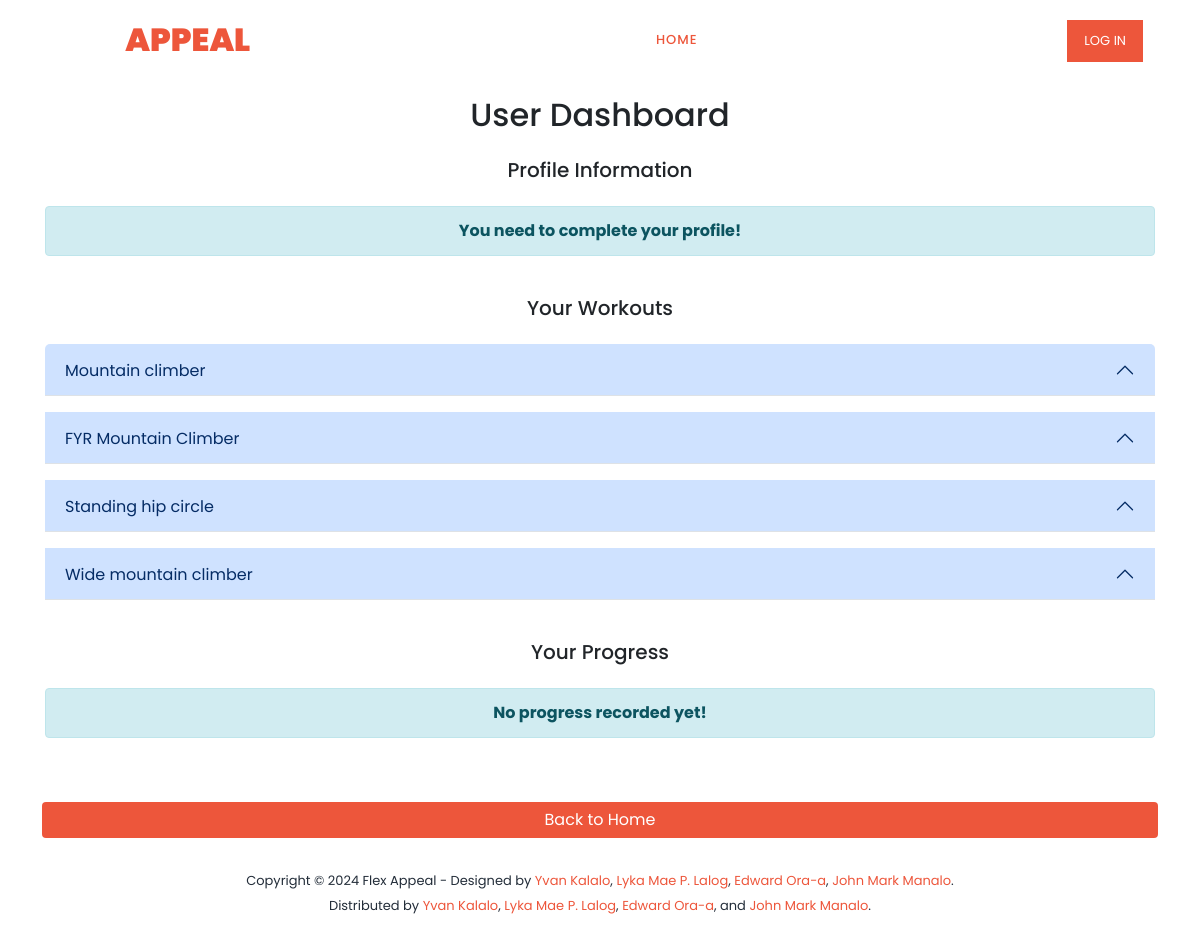
The page /dashboard/ on the database as committed earlier.
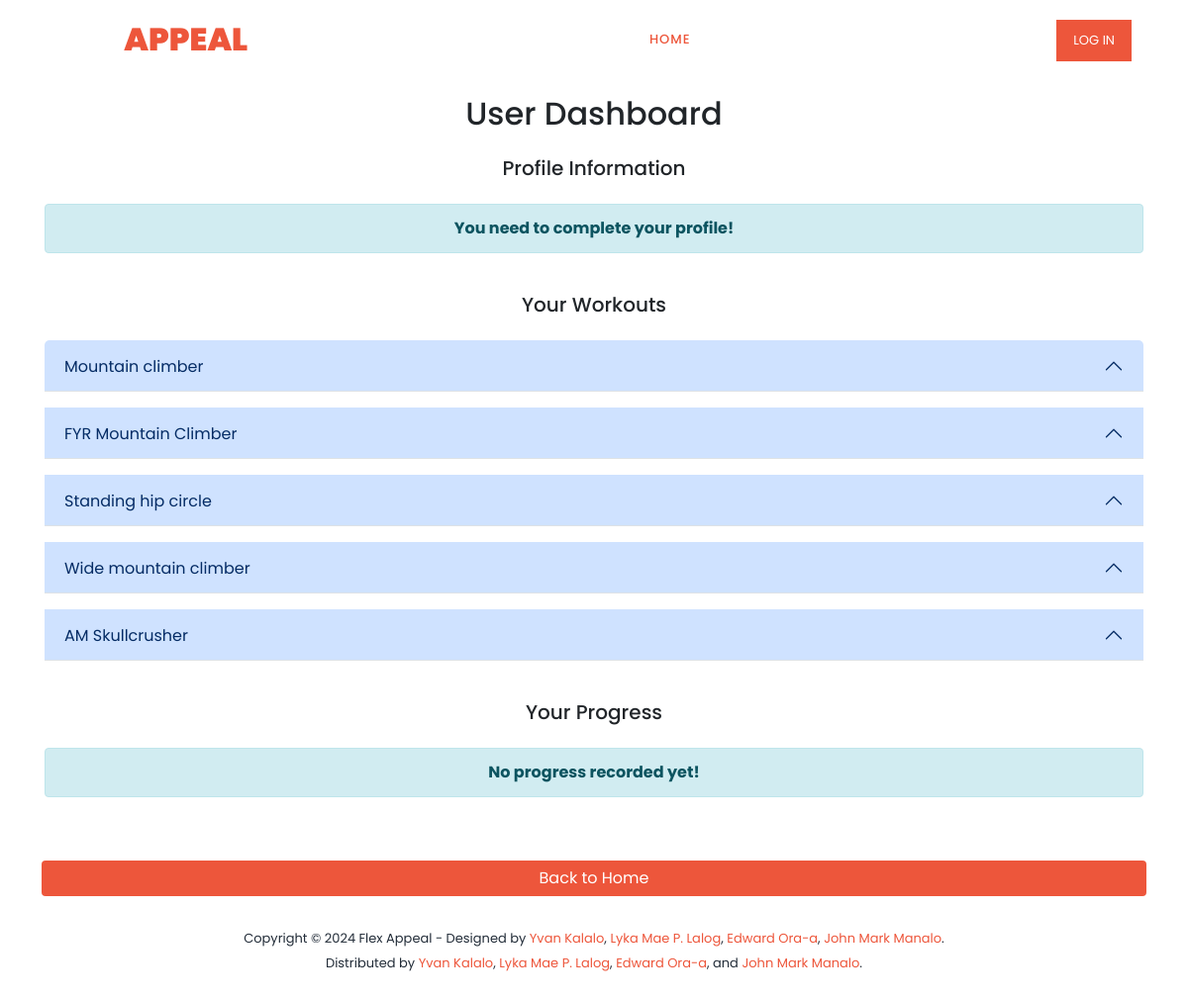
The same page on the database as committed later.
### machine_learning/models.py (models this page shows, shortened)
class Workout(models.Model):
    Title = models.CharField(max_length=255)
    Desc = models.TextField()
    Type = models.CharField(max_length=50, default='None')
    BodyPart = models.CharField(max_length=50)
    Equipment = models.CharField(max_length=50, default='None')
    Level = models.CharField(max_length=50, default='None')
    class Meta:
        verbose_name = "List of Workouts"  # Singular name in admin
        verbose_name_plural = "Workouts"  # Plural name in admin

### personal/views.py (the view)
# urls.py: path('dashboard/', views.dashboard_view, name='dashboard'),
def dashboard_view(request):
    workouts = Workout.objects.all()  # Get all workouts
    user_profile = None
    user_progress = None
    if request.user.is_authenticated:
        try:
            user_profile = UserProfile.objects.get(user=request.user)  # Get user's profile
        except UserProfile.DoesNotExist:
            user_profile = None  # If profile doesn't exist, keep it None
        user_progress = UserProgress.objects.filter(user=request.user)  # Get user's progress
    context = {
        'workouts': workouts,
        'user_profile': user_profile,
        'user_progress': user_progress,
    }
    return render(request, 'dashboard.html', context)

### personal/templates/dashboard.html (shortened to what this page needs)
{% extends 'master.html' %}
{% load static %}
{% block content %}
<div class="container mt-5 pt-5">
    <h2 class="text-center mb-4">User Dashboard</h2>
    <div class="row">
        <div class="col-md-12 mb-4">
            <h5 class="text-center mb-4">Profile Information</h5>
            {% if user_profile %}
            <div class="card shadow-sm mb-4 border-0">
                <div class="card-header text-black">
                    <h5 class="mb-0">User Profile</h5>
                </div>
                <div class="card-body">
                    <ul class="list-unstyled">
                        <li><strong>Name:</strong> {{ request.user.username }}</li>
                        <li><strong>Age:</strong> {{ user_profile.Age }}</li>
                        <li><strong>Gender:</strong> {{ user_profile.Sex }}</li>
                        <li><strong>Height:</strong> {{ user_profile.Height }} cm</li>
                        <li><strong>Weight:</strong> {{ user_profile.Weight }} kg</li>
                        <li><strong>BMI:</strong> {{ user_profile.BMI }}</li>
                        <li><strong>Fitness Goal:</strong> {{ user_profile.Fitness_Goal }}</li>
                        <li><strong>Fitness Type:</strong> {{ user_profile.Fitness_Type }}</li>
                    </ul>
                </div>
            </div>
            {% else %}
            <div class="alert alert-info text-center mt-3">
                <strong>You need to complete your profile!</strong>
            </div>
            {% endif %}
        </div>
        <div class="col-md-12 mb-4">
            <h5 class="text-center mb-4">Your Workouts</h5>
            {% if workouts %}
            <div class="accordion" id="workoutAccordion">
                {% for workout in workouts %}
                <div class="accordion-item mb-3 border-0">
                    <h2 class="accordion-header" id="heading{{ forloop.counter }}">
                        <button class="accordion-button" type="button" data-bs-toggle="collapse"
                                data-bs-target="#collapse{{ forloop.counter }}" aria-expanded="false"
                                aria-controls="collapse{{ forloop.counter }}">
                            {{ workout.Title }}
                        </button>
                    </h2>
                </div>
                {% endfor %}
            </div>
            {% else %}
            <div class="alert alert-info text-center mt-3">
                <strong>No workouts recorded yet!</strong>
            </div>
            {% endif %}
        </div>
        <div class="col-md-12 mb-4">
            <h5 class="text-center mb-4">Your Progress</h5>
            {% if user_progress %}
            <div class="card shadow-sm border-0">
                <div class="card-body">
                    <ul class="list-group">
                        {% for progress in user_progress %}
                        <li class="list-group-item d-flex justify-content-between align-items-center">
                            {{ progress.workout.Title }} : <em>{{ progress.progress_date }}</em>
                            <span class="badge bg-success rounded-pill">{{ progress.progress }}%</span>
                        </li>
                        {% endfor %}
                    </ul>
                </div>
            </div>
            {% else %}
            <div class="alert alert-info text-center mt-3">
                <strong>No progress recorded yet!</strong>
            </div>
            {% endif %}
        </div>
        <div class="mt-4 text-center">
            <a href="{% url 'index' %}" class="btn btn-primary w-100" style="background-color: #ed563b; border: none;">
                Back to Home
            </a>
        </div>
    </div>
</div>
{% endblock %}

### personal/templates/master.html (shortened to what this page needs)
<!DOCTYPE html>
<html lang="en">
<head>
    {% include 'snippets/header_snippets.html' %}
</head>
<body>
    {% block content %}
    {% endblock %}
    {% include 'snippets/footer_snippets.html' %}
</body>
</html>

### personal/templates/snippets/header_snippets.html (shortened to what this page needs)
{% load static %}
{% load bootstrap5 %}
{% bootstrap_css %}
<link rel="stylesheet" type="text/css" href="{% static 'css/bootstrap.min.css' %}">
<link rel="stylesheet" type="text/css" href="{% static 'css/font-awesome.css' %}">
<link rel="stylesheet" href="{% static 'css/templatemo-training-studio.css' %}">
</head>
<body>
<header class="header-area header-sticky">
    <div class="container">
        <div class="row">
            <div class="col-12">
                <nav class="main-nav">
                    {% if request.user.is_authenticated %}
                        <a href="{% url 'index' %}" class="logo">Hello,<em> {{request.user.username}}!</em></a>
                        <ul class="nav">
                            <li class="scroll-to-section"><a href="{% url 'index' %}" class="active">Home</a></li>
                            <!-- <li class="scroll-to-section"><a href="#features">About</a></li>
                            <li class="scroll-to-section"><a href="#our-classes">Classes</a></li> -->
                            <li class="scroll-to-section"><a href="{% url 'account' %}">Account</a></li>
                            <li class="scroll-to-section"><a href="#contact-us">Contact</a></li>
                            <li class="main-button"><a href="{% url 'logout' %}">Logout</a></li>
                        </ul>
                    {% else %}
                        <a href="{% url 'index' %}" class="logo">Flex<em> Appeal</em></a>
                        <ul class="nav">
                        <li class="scroll-to-section"><a href="{% url 'index' %}" class="active">Home</a></li>
                        <li class="scroll-to-section"><a href="#features">About</a></li>
                        <li class="scroll-to-section"><a href="#our-classes">Classes</a></li>
                        <li class="scroll-to-section"><a href="#trainers">Trainers</a></li>
                        <li class="scroll-to-section"><a href="#contact-us">Contact</a></li>
                        <li class="main-button"><a href="{% url 'login' %}">Log In</a></li>
                    </ul>
                    {% endif %}
                </nav>
            </div>
        </div>
    </div>
</header>

### personal/templates/snippets/footer_snippets.html (shortened to what this page needs)
{% load static %}
<footer>
    <div class="container">
        <div class="row">
            <div class="col-lg-12">
                <p>Copyright &copy; 2024 Flex Appeal
                    - Designed by
                    <a rel="nofollow" href="https://www.facebook.com/ivan.kalalo.07" class="tm-text-link"
                        target="_parent">Yvan Kalalo</a>,
                    <a rel="nofollow" href="" class="tm-text-link" target="_parent">Lyka Mae P. Lalog</a>,
                    <a rel="nofollow" href="https://www.facebook.com/edward.a.oraa" class="tm-text-link"
                        target="_parent">Edward Ora-a</a>,
                    <a rel="nofollow" href="https://www.facebook.com/johnmark.manalo.39501" class="tm-text-link"
                        target="_parent">John Mark Manalo</a>. <br>
                    Distributed by
                    <a rel="nofollow" href="https://www.facebook.com/ivan.kalalo.07" class="tm-text-link"
                        target="_parent">Yvan Kalalo</a>,
                    <a rel="nofollow" href="" class="tm-text-link" target="_parent">Lyka Mae P. Lalog</a>,
                    <a rel="nofollow" href="https://www.facebook.com/edward.a.oraa" class="tm-text-link"
                        target="_parent">Edward Ora-a</a>, and
                    <a rel="nofollow" href="https://www.facebook.com/johnmark.manalo.39501" class="tm-text-link"
                        target="_parent">John Mark Manalo</a>.
                </p>
            </div>
        </div>
    </div>
</footer>

### personal/static/css/templatemo-training-studio.css (style rules this page uses)
html, body, div, span, applet, object, iframe, h1, h2, h3, h4, h5, h6, p, blockquote, div pre, a, abbr, acronym, address, big, cite, code, del, dfn, em, font, img, ins, kbd, q, s, samp, small, strike, strong, sub, sup, tt, var, b, u, i, center, dl, dt, dd, ol, ul, li, figure, header, nav, section, article, aside, footer, figcaption { margin: 0; padding: 0; border: 0; outline: 0; }
ul, li { padding: 0; margin: 0; list-style: none; }
header, nav, section, article, aside, footer, hgroup { display: block; }
* { box-sizing: border-box; }
html, body { font-family: 'Poppins', sans-serif; font-weight: 400; background-color: #fff; font-size: 16px; -ms-text-size-adjust: 100%; -webkit-font-smoothing: antialiased; -moz-osx-font-smoothing: grayscale; }
a { text-decoration: none !important; }
h1, h2, h3, h4, h5, h6 { margin-top: 0px; margin-bottom: 0px; }
ul { margin-bottom: 0px; }
p { font-size: 14px; line-height: 25px; color: #7a7a7a; }
html, body { background: #fff; font-family: 'Poppins', sans-serif; }
.main-button a { display: inline-block; font-size: 15px; padding: 12px 20px; background-color: #ed563b; color: #fff; text-align: center; font-weight: 400; text-transform: uppercase; transition: all .3s; }
.header-area { position: absolute; top: 0px; left: 0px; right: 0px; z-index: 100; height: 80px; background: rgba(250,250,250,0.1); -webkit-transition: all .5s ease 0s; -moz-transition: all .5s ease 0s; -o-transition: all .5s ease 0s; transition: all .5s ease 0s; }
.header-area .main-nav { min-height: 80px; background: transparent; }
.header-area .main-nav .logo { line-height: 80px; color: #fff; font-size: 32px; font-weight: 800; text-transform: uppercase; float: left; -webkit-transition: all 0.3s ease 0s; -moz-transition: all 0.3s ease 0s; -o-transition: all 0.3s ease 0s; transition: all 0.3s ease 0s; }
.header-area .main-nav .logo em { font-style: normal; color: #ed563b; font-weight: 900; }
.header-area .main-nav .nav { float: right; margin-top: 27px; margin-right: 0px; background-color: transparent; -webkit-transition: all 0.3s ease 0s; -moz-transition: all 0.3s ease 0s; -o-transition: all 0.3s ease 0s; transition: all 0.3s ease 0s; position: relative; z-index: 999; }
.header-area .main-nav .nav li { padding-left: 20px; padding-right: 20px; }
.header-area .main-nav .nav li a { display: block; font-weight: 500; font-size: 13px; color: #7a7a7a; text-transform: uppercase; -webkit-transition: all 0.3s ease 0s; -moz-transition: all 0.3s ease 0s; -o-transition: all 0.3s ease 0s; transition: all 0.3s ease 0s; height: 40px; line-height: 40px; border: transparent; letter-spacing: 1px; }
.header-area .main-nav .nav li a { color: #fff; }
.header-area .main-nav .nav li:last-child a { display: inline-block; font-size: 13px; padding: 11px 17px; background-color: #ed563b; color: #fff; text-align: center; font-weight: 400; letter-spacing: 0px; text-transform: uppercase; transition: all .3s; height: auto; line-height: 20px; }
.header-area .main-nav .nav li:hover a, .header-area .main-nav .nav li a.active { color: #ed563b!important; opacity: 1; }
.header-area.header-sticky { min-height: 80px; }
.header-area.header-sticky .nav { margin-top: 20px !important; }
.header-area.header-sticky .nav li a.active { color: #ed563b; }
@media (max-width: 1200px) { .header-area .main-nav .nav li { padding-left: 12px; padding-right: 12px; } }
@media (max-width: 1200px) { .header-area .main-nav:before { display: none; } }
@media (min-width: 767px) { .header-area .main-nav .nav { display: flex !important; } }
footer { text-align: center; padding: 30px 0px; }
footer p { color: #232d39; font-size: 13px; }
footer p a { cursor: pointer; color: #ed563b; }

Rows that differ between the two databases and show on the page:
added Workout: Title "AM Skullcrusher"
